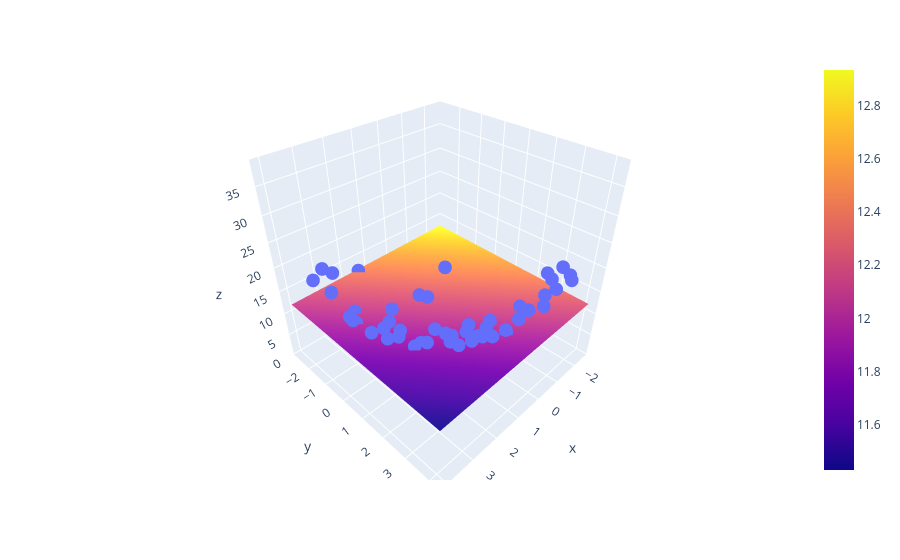

Write notebook code for a chart like this one.
### Code cell
import plotly.graph_objects as go

fig = px.scatter_3d(df, x=x1.ravel(), y=y1.ravel(), z=z.ravel())

fig.add_trace(go.Surface(x = x_input, y = y_input, z =z_final ))

fig.show()
